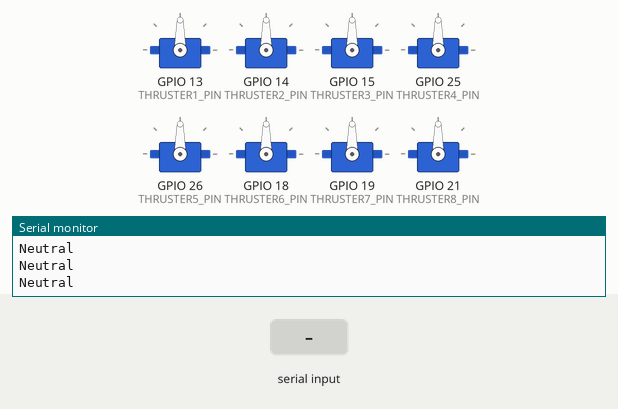
Simulated run of this sketch. Board: ESP32. Parts: 8 × servo, the last lines printed to the serial monitor. Inputs (shaded band) come from the test bench.

Above: at 4.2 s.
4.3 s: "w" received over Serial
At 5.5 s:
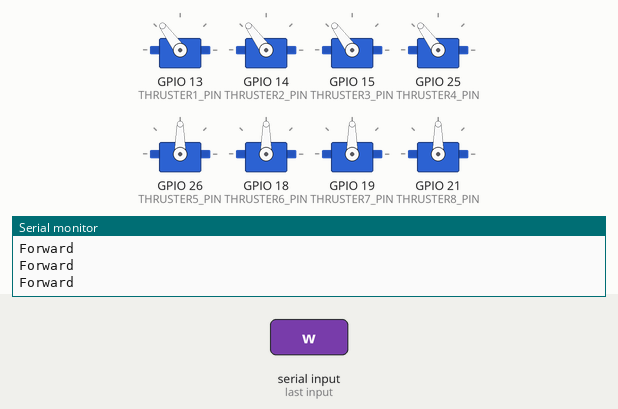
5.8 s: "a" received over Serial
At 7.0 s:
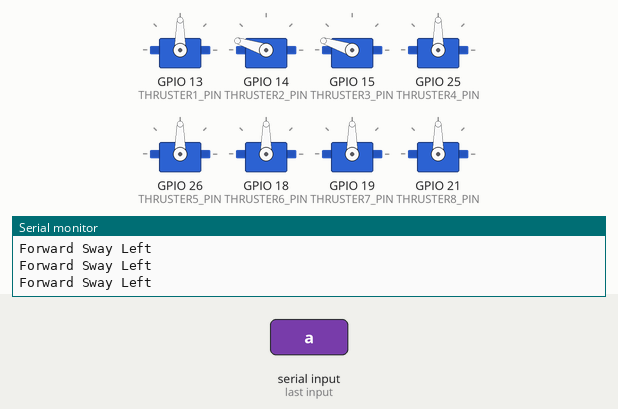
7.3 s: "s" received over Serial
At 8.5 s:
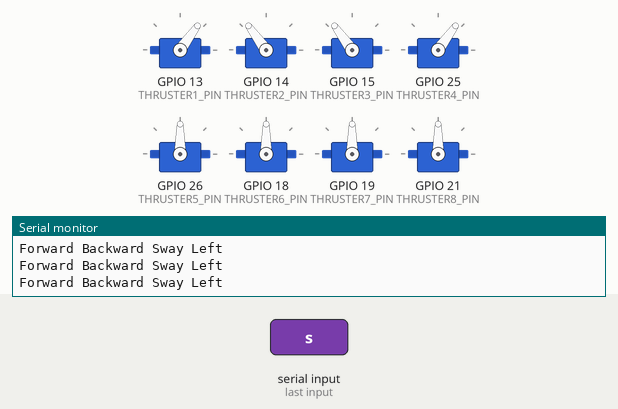
8.8 s: "r" received over Serial
At 10.0 s:
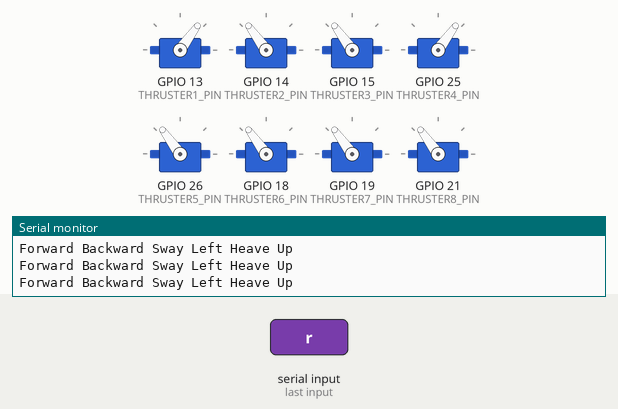
10.3 s: "d" received over Serial
At 11.5 s:
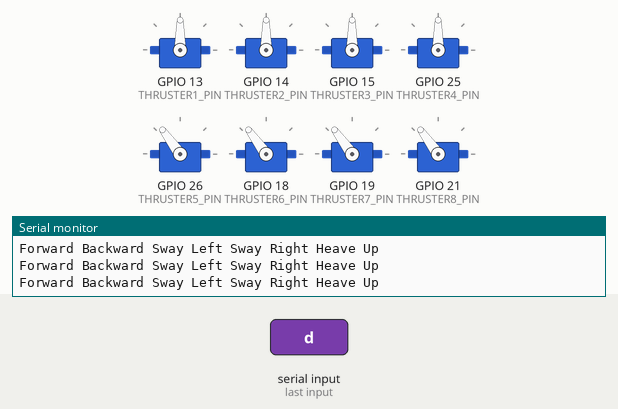
11.8 s: "q" received over Serial
At 13.1 s:
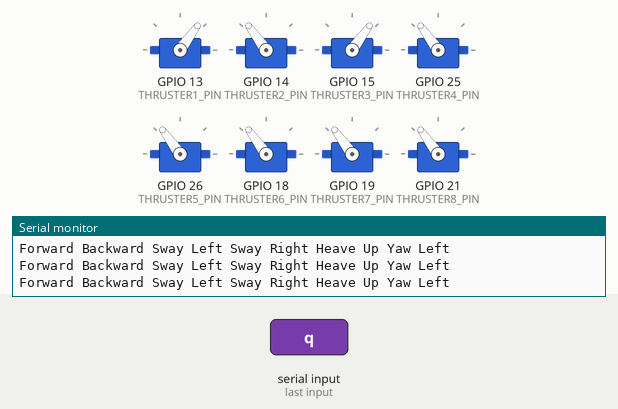
Timing chart, 0 to 14.3 s (numbered marks = the images above; inputs shaded):
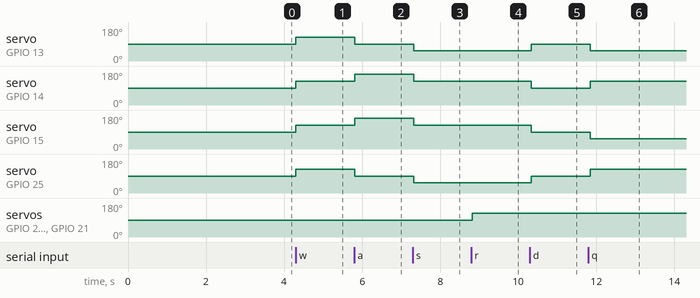

Measured:
- after the input at 4.3 s, servo on GPIO 13 (THRUSTER1_PIN), servo on GPIO 14 (THRUSTER2_PIN), servo on GPIO 15 (THRUSTER3_PIN), servo on GPIO 25 (THRUSTER4_PIN): 90° → 126° at once
- after the input at 5.8 s, servo on GPIO 13 (THRUSTER1_PIN), servo on GPIO 25 (THRUSTER4_PIN): 126° → 90° at once; servo on GPIO 14 (THRUSTER2_PIN), servo on GPIO 15 (THRUSTER3_PIN): 126° → 162° at once
- after the input at 7.3 s, servo on GPIO 13 (THRUSTER1_PIN), servo on GPIO 25 (THRUSTER4_PIN): 90° → 54° at once; servo on GPIO 14 (THRUSTER2_PIN), servo on GPIO 15 (THRUSTER3_PIN): 162° → 126° at once
- after the input at 8.8 s, servo on GPIO 26 (THRUSTER5_PIN), servo on GPIO 18 (THRUSTER6_PIN), servo on GPIO 19 (THRUSTER7_PIN), servo on GPIO 21 (THRUSTER8_PIN): 90° → 126° at once
- after the input at 10.3 s, servo on GPIO 13 (THRUSTER1_PIN), servo on GPIO 25 (THRUSTER4_PIN): 54° → 90° at once; servo on GPIO 14 (THRUSTER2_PIN), servo on GPIO 15 (THRUSTER3_PIN): 126° → 90° at once
- after the input at 11.8 s, servo on GPIO 13 (THRUSTER1_PIN), servo on GPIO 15 (THRUSTER3_PIN): 90° → 54° after 0.05 s; servo on GPIO 14 (THRUSTER2_PIN), servo on GPIO 25 (THRUSTER4_PIN): 90° → 126° after 0.05 s

The sketch:

single_thruster.ino
```cpp
#include <ESP32Servo.h>

#define THRUSTER1_PIN 13
#define THRUSTER2_PIN 14
#define THRUSTER3_PIN 15
#define THRUSTER4_PIN 25
#define THRUSTER5_PIN 26
#define THRUSTER6_PIN 18
#define THRUSTER7_PIN 19
#define THRUSTER8_PIN 21

Servo thruster[8];


bool forward = false, backward = false;
bool swayLeft = false, swayRight = false;
bool heaveUp = false, heaveDown = false;
bool yawLeft = false, yawRight = false;
bool rollLeft = false, rollRight = false;
bool pitchForward = false, pitchBackward = false;

void setup() {
  Serial.begin(115200);
  int pins[8] = {THRUSTER1_PIN, THRUSTER2_PIN, THRUSTER3_PIN, THRUSTER4_PIN,
                  THRUSTER5_PIN, THRUSTER6_PIN, THRUSTER7_PIN, THRUSTER8_PIN};

  for (int i = 0; i < 8; i++) {
    thruster[i].setPeriodHertz(50);
    thruster[i].attach(pins[i], 1000, 2000);
    thruster[i].writeMicroseconds(1500); // Neutral
  }
  delay(3000); // ESC arming
}

void loop() {
  // Check serial input for key presses
  while (Serial.available()) {
    char key = Serial.read();
    setMovementFlag(key, true);
  }

  // Apply movements based on flags
  updateThrusters();

  // Print active movement
  printMovement();

  delay(50);
}


void setMovementFlag(char key, bool state) {
  switch (key) {
    case 'w': forward = state; break;
    case 's': backward = state; break;
    case 'a': swayLeft = state; break;
    case 'd': swayRight = state; break;
    case 'r': heaveUp = state; break;
    case 'f': heaveDown = state; break;
    case 'q': yawLeft = state; break;
    case 'e': yawRight = state; break;
    case 'z': rollLeft = state; break;
    case 'x': rollRight = state; break;
    case 'c': pitchForward = state; break;
    case 'v': pitchBackward = state; break;
    case 'n': // Stop all
      forward = backward = swayLeft = swayRight = heaveUp = heaveDown = false;
      yawLeft = yawRight = rollLeft = rollRight = pitchForward = pitchBackward = false;
      break;
  }
}

// Update thrusters based on current flags
void updateThrusters() {
  // Start with neutral
  for (int i = 0; i < 8; i++) thruster[i].writeMicroseconds(1500);

  // Horizontal thrusters 1-4
  int hThruster[4] = {1500, 1500, 1500, 1500};

  if (forward) for(int i=0;i<4;i++) hThruster[i] += 200;
  if (backward) for(int i=0;i<4;i++) hThruster[i] -= 200;
  if (swayLeft) { hThruster[0]-=200; hThruster[1]+=200; hThruster[2]+=200; hThruster[3]-=200; }
  if (swayRight){ hThruster[0]+=200; hThruster[1]-=200; hThruster[2]-=200; hThruster[3]+=200; }
  if (yawLeft)  { hThruster[0]-=200; hThruster[1]+=200; hThruster[2]-=200; hThruster[3]+=200; }
  if (yawRight) { hThruster[0]+=200; hThruster[1]-=200; hThruster[2]+=200; hThruster[3]-=200; }

  for(int i=0;i<4;i++) thruster[i].writeMicroseconds(hThruster[i]);

  // Vertical thrusters 5-8
  int vThruster[4] = {1500, 1500, 1500, 1500};

  if (heaveUp) for(int i=0;i<4;i++) vThruster[i]+=200;
  if (heaveDown) for(int i=0;i<4;i++) vThruster[i]-=200;
  if (rollLeft)  { vThruster[0]-=200; vThruster[1]+=200; vThruster[2]-=200; vThruster[3]+=200; }
  if (rollRight) { vThruster[0]+=200; vThruster[1]-=200; vThruster[2]+=200; vThruster[3]-=200; }
  if (pitchForward){ vThruster[0]+=200; vThruster[1]+=200; vThruster[2]-=200; vThruster[3]-=200; }
  if (pitchBackward){ vThruster[0]-=200; vThruster[1]-=200; vThruster[2]+=200; vThruster[3]+=200; }

  for(int i=0;i<4;i++) thruster[i+4].writeMicroseconds(vThruster[i]);
}

// Print active movements
void printMovement() {
  String movement = "";

  if (forward) movement += "Forward ";
  if (backward) movement += "Backward ";
  if (swayLeft) movement += "Sway Left ";
  if (swayRight) movement += "Sway Right ";
  if (heaveUp) movement += "Heave Up ";
  if (heaveDown) movement += "Heave Down ";
  if (yawLeft) movement += "Yaw Left ";
  if (yawRight) movement += "Yaw Right ";
  if (rollLeft) movement += "Roll Left ";
  if (rollRight) movement += "Roll Right ";
  if (pitchForward) movement += "Pitch Forward ";
  if (pitchBackward) movement += "Pitch Backward ";

  if (movement == "") movement = "Neutral";

  Serial.println(movement);
}
```
